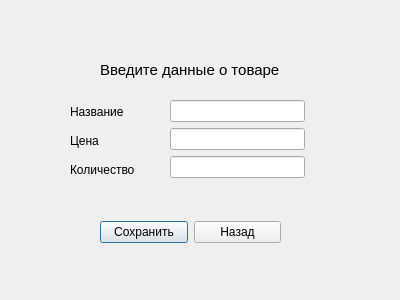
<?xml version="1.0" encoding="UTF-8"?>
<ui version="4.0">
 <class>AddingProductWindow</class>
 <widget class="QDialog" name="AddingProductWindow">
  <property name="geometry">
   <rect>
    <x>0</x>
    <y>0</y>
    <width>400</width>
    <height>300</height>
   </rect>
  </property>
  <property name="windowTitle">
   <string>Dialog</string>
  </property>
  <widget class="QLabel" name="messageLabel">
   <property name="geometry">
    <rect>
     <x>100</x>
     <y>60</y>
     <width>211</width>
     <height>20</height>
    </rect>
   </property>
   <property name="font">
    <font>
     <pointsize>11</pointsize>
    </font>
   </property>
   <property name="text">
    <string>Введите данные о товаре</string>
   </property>
  </widget>
  <widget class="QWidget" name="">
   <property name="geometry">
    <rect>
     <x>170</x>
     <y>100</y>
     <width>135</width>
     <height>81</height>
    </rect>
   </property>
   <layout class="QVBoxLayout" name="verticalLayout">
    <item>
     <widget class="QLineEdit" name="nameInput"/>
    </item>
    <item>
     <widget class="QLineEdit" name="priseInput"/>
    </item>
    <item>
     <widget class="QLineEdit" name="amountInput"/>
    </item>
   </layout>
  </widget>
  <widget class="QWidget" name="">
   <property name="geometry">
    <rect>
     <x>70</x>
     <y>100</y>
     <width>91</width>
     <height>81</height>
    </rect>
   </property>
   <layout class="QVBoxLayout" name="verticalLayout_2">
    <item>
     <widget class="QLabel" name="label">
      <property name="text">
       <string>Название</string>
      </property>
     </widget>
    </item>
    <item>
     <widget class="QLabel" name="label_4">
      <property name="text">
       <string>Цена</string>
      </property>
     </widget>
    </item>
    <item>
     <widget class="QLabel" name="label_3">
      <property name="text">
       <string>Количество</string>
      </property>
     </widget>
    </item>
   </layout>
  </widget>
  <widget class="QWidget" name="">
   <property name="geometry">
    <rect>
     <x>100</x>
     <y>220</y>
     <width>181</width>
     <height>25</height>
    </rect>
   </property>
   <layout class="QHBoxLayout" name="horizontalLayout">
    <item>
     <widget class="QPushButton" name="saveButton">
      <property name="text">
       <string>Сохранить</string>
      </property>
     </widget>
    </item>
    <item>
     <widget class="QPushButton" name="exitButton">
      <property name="text">
       <string>Назад</string>
      </property>
     </widget>
    </item>
   </layout>
  </widget>
 </widget>
 <resources/>
 <connections>
  <connection>
   <sender>exitButton</sender>
   <signal>clicked()</signal>
   <receiver>AddingProductWindow</receiver>
   <slot>reject()</slot>
   <hints>
    <hint type="sourcelabel">
     <x>241</x>
     <y>235</y>
    </hint>
    <hint type="destinationlabel">
     <x>247</x>
     <y>275</y>
    </hint>
   </hints>
  </connection>
 </connections>
</ui>
